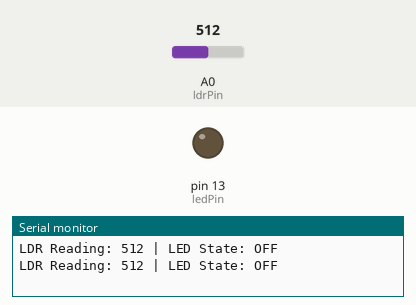
Simulated run of this sketch. Board: Arduino Uno, built with avr-gcc and run on an emulated ATmega328P. Parts: output pins drawn as LEDs (lit = HIGH), the last lines printed to the serial monitor. The test bench sets the inputs (shaded band); at power-on: A0 (ldrPin) = 512.

Above: at 1.8 s.
1.9 s: A0 (ldrPin) set to 130
3.4 s: A0 (ldrPin) set to 109
At 5.2 s:
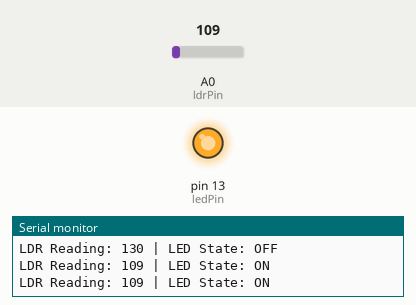
5.5 s: A0 (ldrPin) set to 182
7.2 s: A0 (ldrPin) set to 212
At 8.4 s:
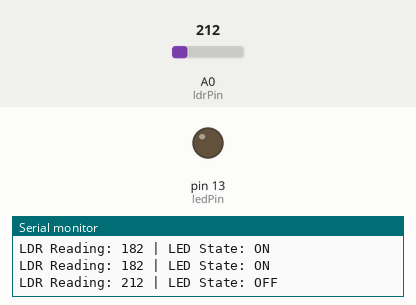
9.5 s: A0 (ldrPin) set to 110
At 11.1 s:
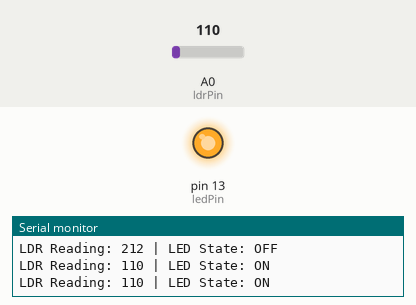
Timing chart, 0 to 12.5 s (numbered marks = the images above; inputs shaded):
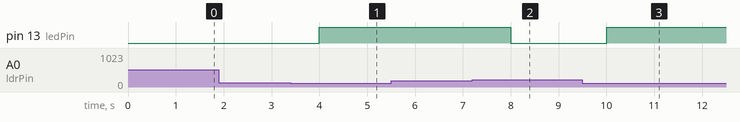

The sketch:

day-04.ino
```cpp
/*
 * Smart Systems: Automatic Night Light with Hysteresis
 * Architecture: Sense (A0 LDR) -> Think (Hysteresis Logic) -> Act (Pin 13 LED)
 */

const int ldrPin = A0;
const int ledPin = 13;

// Hysteresis Thresholds (Adjust during calibration)
const int ON_THRESHOLD = 120;   // LED turns ON when reading drops below this
const int OFF_THRESHOLD = 200;  // LED turns OFF when reading rises above this

bool ledState = false; // Tracks current state of the LED

void setup() {
  Serial.begin(9600);
  pinMode(ledPin, OUTPUT);
}

void loop() {
  // -------------------------------------------------------------
  // 1. SENSE: Read the environment voltage level
  // -------------------------------------------------------------
  int ldrValue = analogRead(ldrPin);

  // -------------------------------------------------------------
  // 2. THINK: Apply hysteresis logic to decide state
  // -------------------------------------------------------------
  if (ldrValue < ON_THRESHOLD) {
    ledState = true;  // It is dark -> turn ON
  } else if (ldrValue > OFF_THRESHOLD) {
    ledState = false; // It is bright -> turn OFF
  }
  // If ldrValue is between 300 and 400, maintain the previous ledState.

  // -------------------------------------------------------------
  // 3. ACT: Output the decision to the actuator
  // -------------------------------------------------------------
  if (ledState) {
    digitalWrite(ledPin, HIGH);
  } else {
    digitalWrite(ledPin, LOW);
  }

  // -------------------------------------------------------------
  // DEBUG: Print LDR Reading & LED State to Serial Monitor every 1s
  // -------------------------------------------------------------
  Serial.print("LDR Reading: ");
  Serial.print(ldrValue);
  Serial.print(" | LED State: ");
  if (ledState) {
    Serial.println("ON");
  } else {
    Serial.println("OFF");
  }

  delay(1000); // Wait 1 second before next iteration
}
```

Measured:
- the behaviour switches between 120 and 119 on A0 (ldrPin) (found by bisection; images 0 and 1)
- the behaviour switches between 200 and 201 on A0 (ldrPin) (found by bisection; images 1 and 2)
- after the input at 3.4 s, pin 13 (ledPin): LOW → HIGH after 0.60 s
- after the input at 7.2 s, pin 13 (ledPin): HIGH → LOW after 0.80 s
- after the input at 9.5 s, pin 13 (ledPin): LOW → HIGH after 0.51 s
